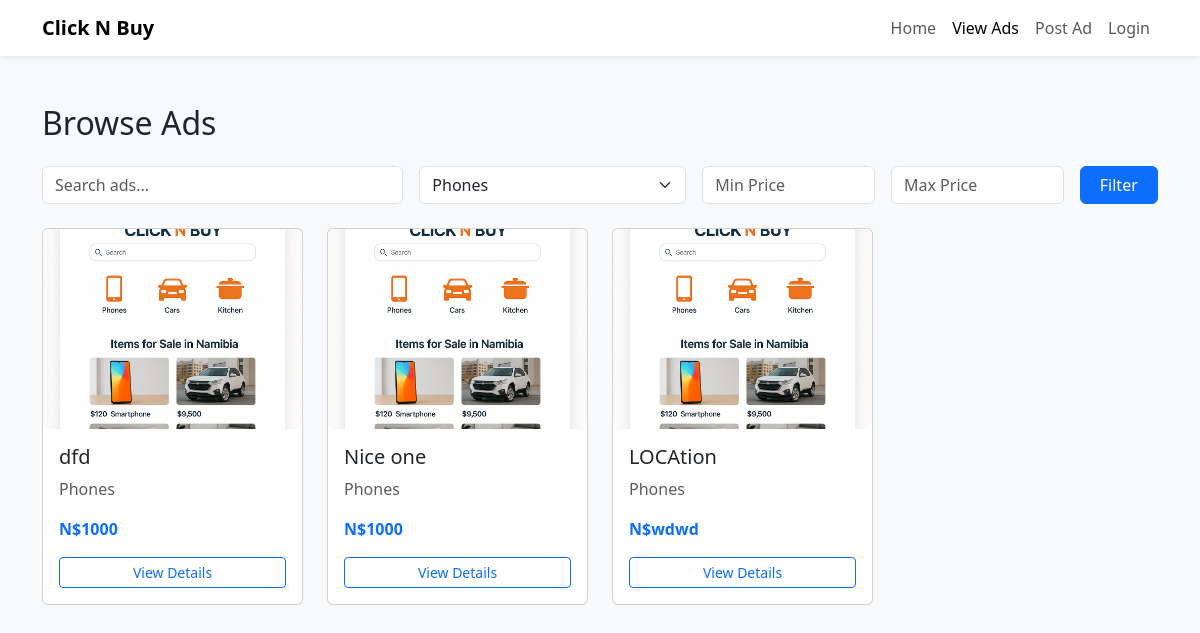
/ads?category=Phones, run on an earlier commit of the app's database.
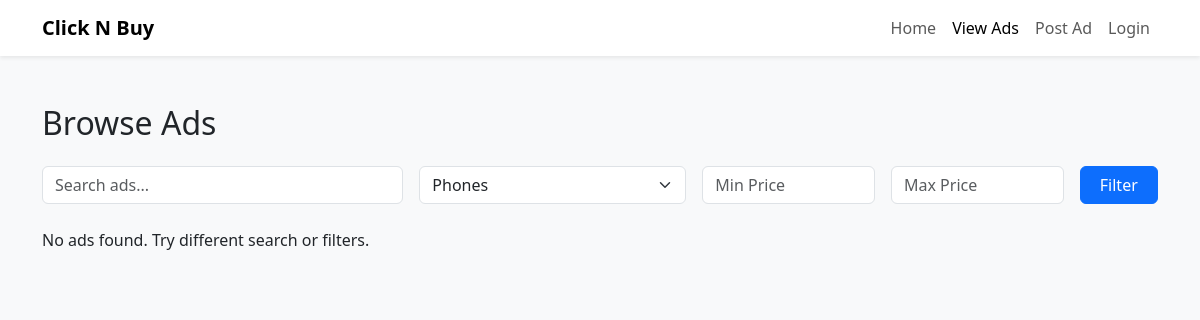
And on a later commit of the database.
### app.py (models this page shows)
class Ad(db.Model):
    id = db.Column(db.Integer, primary_key=True)
    title = db.Column(db.String(100))
    description = db.Column(db.Text)
    price = db.Column(db.String(50))
    category = db.Column(db.String(50))
    contact = db.Column(db.String(100))
    location = db.Column(db.String(100))
    user_id = db.Column(db.Integer, db.ForeignKey('user.id'), nullable=False)
    is_sold = db.Column(db.Boolean, default=False)  # Mark as sold
    images = db.relationship('Image', backref='ad', lazy=True, cascade="all, delete-orphan")

class Image(db.Model):
    id = db.Column(db.Integer, primary_key=True)
    filename = db.Column(db.String(100), nullable=False)
    ad_id = db.Column(db.Integer, db.ForeignKey('ad.id'), nullable=False)

### app.py (the view)
@app.route('/ads')
def show_ads():
    query = request.args.get('q', '').strip().lower()
    selected_category = request.args.get('category', '')
    ads = Ad.query
    if query:
        ads = ads.filter(
            (Ad.title.ilike(f"%{query}%")) |
            (Ad.description.ilike(f"%{query}%"))
        )
    if selected_category:
        ads = ads.filter_by(category=selected_category)
    all_categories = db.session.query(Ad.category).distinct().all()
    categories = sorted(set(cat for (cat,) in all_categories if cat))
    return render_template('ads.html', ads=ads.all(), categories=categories)

### templates/ads.html (shortened to what this page needs)
<!DOCTYPE html>
<html lang="en">
<head>
  <link href="https://cdn.jsdelivr.net/npm/bootstrap@5.3.3/dist/css/bootstrap.min.css" rel="stylesheet" />
</head>
<body class="bg-light">
<nav class="navbar navbar-expand-lg navbar-light bg-white shadow-sm">
  <div class="container">
    <a class="navbar-brand fw-bold" href="{{ url_for('home') }}">Click N Buy</a>
    <div class="collapse navbar-collapse justify-content-end" id="navbarNav">
      <ul class="navbar-nav">
        <li class="nav-item"><a class="nav-link" href="{{ url_for('home') }}">Home</a></li>
        <li class="nav-item"><a class="nav-link active" href="{{ url_for('show_ads') }}">View Ads</a></li>
        <li class="nav-item"><a class="nav-link" href="{{ url_for('post_ad') }}">Post Ad</a></li>
        {% if session.get('user_id') %}
        <li class="nav-item"><a class="nav-link" href="{{ url_for('profile') }}">Profile</a></li>
        <li class="nav-item"><a class="nav-link" href="{{ url_for('logout') }}">Logout</a></li>
        {% else %}
        <li class="nav-item"><a class="nav-link" href="{{ url_for('login') }}">Login</a></li>
        {% endif %}
      </ul>
    </div>
  </div>
</nav>
<div class="container my-5">
  <h2 class="mb-4">Browse Ads</h2>
  <form method="GET" action="{{ url_for('show_ads') }}" class="row g-3 mb-4">
    <div class="col-md-4">
      <input type="text" class="form-control" name="search" placeholder="Search ads..." value="{{ request.args.get('search', '') }}">
    </div>
    <div class="col-md-3">
      <select name="category" class="form-select" onchange="this.form.submit()">
        {% for cat in ['Phones', 'Cars', 'Electronics', 'Clothing', 'Appliances', 'Other'] %}
          <option value="{{ cat }}" {% if request.args.get('category') == cat %}selected{% endif %}>{{ cat }}</option>
        {% endfor %}
      </select>
    </div>
    <div class="col-md-2">
      <input type="number" name="min_price" class="form-control" placeholder="Min Price" value="{{ request.args.get('min_price', '') }}">
    </div>
    <div class="col-md-2">
      <input type="number" name="max_price" class="form-control" placeholder="Max Price" value="{{ request.args.get('max_price', '') }}">
    </div>
    <div class="col-md-1 d-grid">
      <button type="submit" class="btn btn-primary">Filter</button>
    </div>
  </form>
  {% if ads %}
    <div class="row g-4">
      {% for ad in ads %}
        <div class="col-sm-6 col-md-4 col-lg-3">
          <div class="card h-100 card-position-relative">
            {% if ad.images %}
              <img src="{{ url_for('static', filename='uploads/' ~ ad.images[0].filename) }}" class="ad-image-preview" alt="Ad image">
            {% else %}
              <img src="{{ url_for('static', filename='images/default-ad.jpg') }}" class="ad-image-preview" alt="Default image">
            {% endif %}
            <div class="card-body d-flex flex-column">
              <h5 class="card-title">{{ ad.title }}</h5>
              <p class="card-text text-muted">{{ ad.category }}</p>
              <p class="fw-bold text-primary">N${{ ad.price }}</p>
              {% if ad.is_sold %}
                <button class="btn btn-secondary btn-sm mt-auto" disabled>Sold Out</button>
              {% else %}
                <a href="{{ url_for('ad_detail', ad_id=ad.id) }}" class="btn btn-sm btn-outline-primary mt-auto">View Details</a>
              {% endif %}
            </div>
          </div>
        </div>
      {% endfor %}
    </div>
  {% else %}
    <p>No ads found. Try different search or filters.</p>
  {% endif %}
</div>
</body>
</html>

What changed in the data, as far as the page shows it:
removed Ad: filename (picture), title "dfd", category "Phones", price "1000"
removed Ad: filename (picture), title "Nice one", category "Phones", price "1000"
removed Ad: filename (picture), title "LOCAtion", category "Phones", price "wdwd"
Also different on the page:
text now shown: "No ads found. Try different search or filters."
